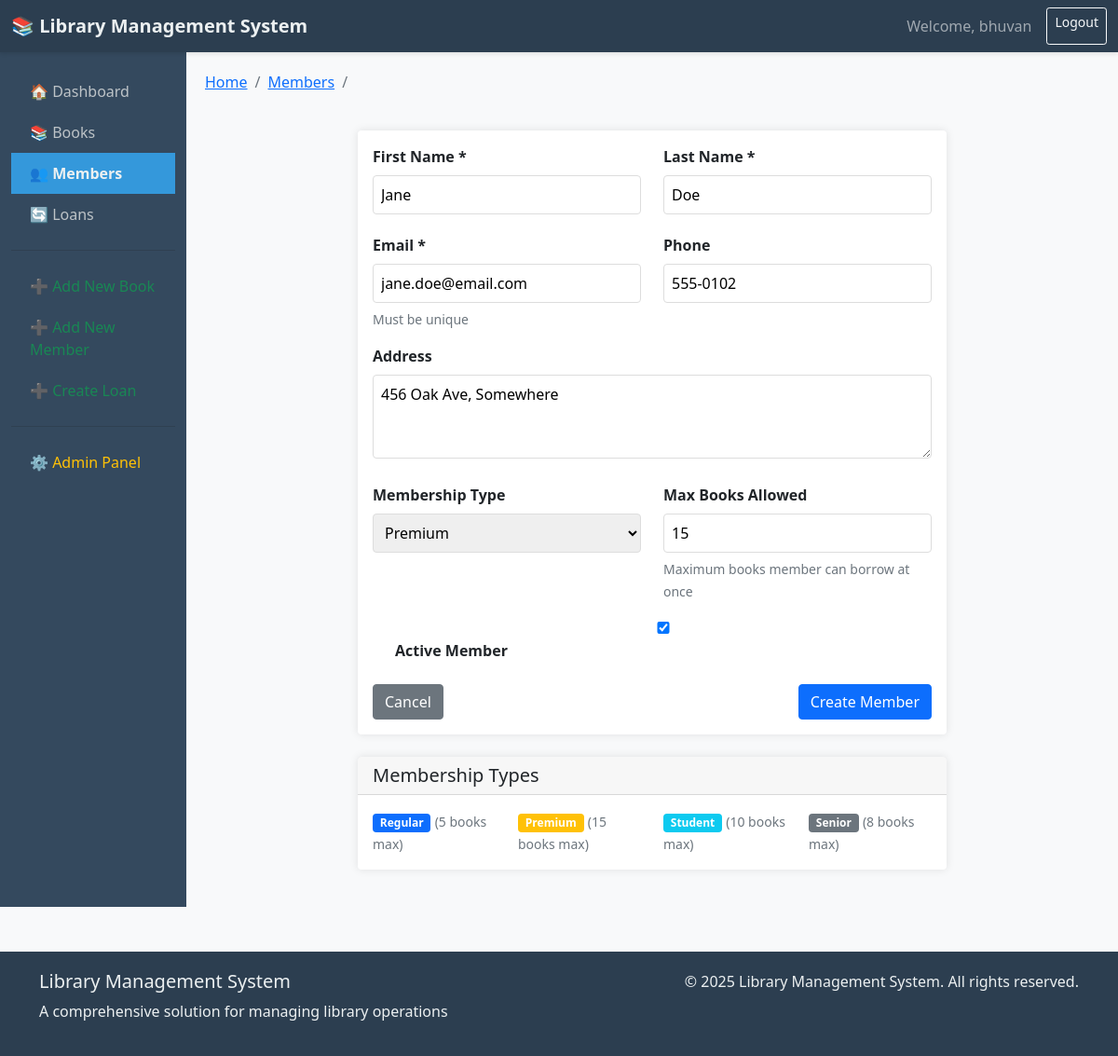
/library/members/2/edit/ (signed in), run on the app's committed database.
### library/models.py (models this page shows, shortened)
class Member(models.Model):
    MEMBERSHIP_CHOICES = [
        ('REG', 'Regular'),
        ('PRE', 'Premium'),
        ('STU', 'Student'),
        ('SEN', 'Senior'),
    ]
    user = models.OneToOneField(User, on_delete=models.CASCADE, null=True, blank=True)
    first_name = models.CharField(max_length=50)
    last_name = models.CharField(max_length=50)
    email = models.EmailField(unique=True)
    phone = models.CharField(max_length=15, blank=True)
    address = models.TextField(blank=True)
    membership_type = models.CharField(max_length=3, choices=MEMBERSHIP_CHOICES, default='REG')
    membership_start_date = models.DateField(auto_now_add=True)
    membership_end_date = models.DateField(blank=True, null=True)
    max_books_allowed = models.PositiveIntegerField(default=5, validators=[MinValueValidator(1), MaxValueValidator(20)])
    current_books_borrowed = models.PositiveIntegerField(default=0, validators=[MinValueValidator(0)])
    is_active = models.BooleanField(default=True)
    class Meta:
        ordering = ['last_name', 'first_name']
        verbose_name = 'Member'
        verbose_name_plural = 'Members'

### library/views.py (the view)
# urls.py: path('members/<int:pk>/edit/', views.member_update, name='member_update'),
@login_required
def member_update(request, pk):
    member = get_object_or_404(Member, pk=pk)
    if request.method == 'POST':
        form = MemberForm(request.POST, instance=member)
        if form.is_valid():
            member = form.save()
            messages.success(request, f'Member "{member.full_name}" updated successfully!')
            return redirect('member_detail', pk=member.pk)
    else:
        form = MemberForm(instance=member)
    context = {'form': form, 'member': member}
    return render(request, 'members/member_form.html', context)

### library/forms.py (shortened to what this page needs)
class MemberForm(forms.ModelForm):
    class Meta:
        model = Member
        fields = ['first_name', 'last_name', 'email', 'phone',
                 'address', 'membership_type', 'max_books_allowed', 'is_active']
        widgets = {
            'address': forms.Textarea(attrs={'rows': 3}),
        }

### templates/members/member_form.html (shortened to what this page needs)
{% extends 'base.html' %}
{% block content %}
<div class="row mb-4">
    <div class="col-12">
        <nav aria-label="breadcrumb">
            <ol class="breadcrumb">
                <li class="breadcrumb-item"><a href="{% url 'home' %}">Home</a></li>
                <li class="breadcrumb-item"><a href="{% url 'member_list' %}">Members</a></li>
                <li class="breadcrumb-item active" aria-current="page">{{ title }}</li>
            </ol>
        </nav>
    </div>
</div>
<div class="row">
    <div class="col-md-8 offset-md-2">
        <div class="card">
            <div class="card-body">
                <form method="post" novalidate>
                    <div class="row mb-3">
                        <div class="col-md-6">
                            <label for="{{ form.first_name.id_for_label }}" class="form-label">First Name *</label>
                            {{ form.first_name }}
                        </div>
                        <div class="col-md-6">
                            <label for="{{ form.last_name.id_for_label }}" class="form-label">Last Name *</label>
                            {{ form.last_name }}
                        </div>
                    </div>
                    <div class="row mb-3">
                        <div class="col-md-6">
                            <label for="{{ form.email.id_for_label }}" class="form-label">Email *</label>
                            {{ form.email }}
                            <small class="text-muted">Must be unique</small>
                        </div>
                        <div class="col-md-6">
                            <label for="{{ form.phone.id_for_label }}" class="form-label">Phone</label>
                            {{ form.phone }}
                        </div>
                    </div>
                    <div class="mb-3">
                        <label for="{{ form.address.id_for_label }}" class="form-label">Address</label>
                        {{ form.address }}
                    </div>
                    <div class="row mb-3">
                        <div class="col-md-6">
                            <label for="{{ form.membership_type.id_for_label }}" class="form-label">Membership Type</label>
                            {{ form.membership_type }}
                        </div>
                        <div class="col-md-6">
                            <label for="{{ form.max_books_allowed.id_for_label }}" class="form-label">Max Books Allowed</label>
                            {{ form.max_books_allowed }}
                            <small class="text-muted">Maximum books member can borrow at once</small>
                        </div>
                    </div>
                    <div class="mb-3 form-check">
                        {{ form.is_active }}
                        <label for="{{ form.is_active.id_for_label }}" class="form-check-label">
                            Active Member
                        </label>
                    </div>
                    <div class="d-flex justify-content-between mt-4">
                        <a href="{% url 'member_list' %}" class="btn btn-secondary">Cancel</a>
                        <button type="submit" class="btn btn-primary">Create Member</button>
                    </div>
                </form>
            </div>
        </div>
        <div class="card mt-4">
            <div class="card-header">
                <h5 class="mb-0">Membership Types</h5>
            </div>
            <div class="card-body">
                <div class="row">
                    <div class="col-md-3">
                        <span class="badge bg-primary">Regular</span>
                        <small class="text-muted">(5 books max)</small>
                    </div>
                    <div class="col-md-3">
                        <span class="badge bg-warning">Premium</span>
                        <small class="text-muted">(15 books max)</small>
                    </div>
                    <div class="col-md-3">
                        <span class="badge bg-info">Student</span>
                        <small class="text-muted">(10 books max)</small>
                    </div>
                    <div class="col-md-3">
                        <span class="badge bg-secondary">Senior</span>
                        <small class="text-muted">(8 books max)</small>
                    </div>
                </div>
            </div>
        </div>
    </div>
</div>
{% endblock %}

### templates/base.html (shortened to what this page needs)
<!DOCTYPE html>
<html lang="en">
<head>
    <link href="https://cdn.jsdelivr.net/npm/bootstrap@5.1.3/dist/css/bootstrap.min.css" rel="stylesheet">
</head>
<body>
    <nav class="navbar navbar-expand-lg navbar-dark">
        <div class="container-fluid">
            <a class="navbar-brand" href="{% url 'home' %}">
                📚 Library Management System
            </a>
            {% if user.is_authenticated %}
            <div class="navbar-nav ms-auto">
                <span class="navbar-text me-3">
                    Welcome, {{ user.username }}
                </span>
                <a href="{% url 'logout' %}" class="btn btn-outline-light btn-sm">Logout</a>
            </div>
            {% endif %}
        </div>
    </nav>
    <div class="container-fluid">
        <div class="row">
            <div class="col-md-2 sidebar d-none d-md-block">
                <a href="{% url 'home' %}" class="{% if request.resolver_match.url_name == 'home' %}active{% endif %}">
                    🏠 Dashboard
                </a>
                <a href="{% url 'book_list' %}" class="{% if 'book' in request.resolver_match.url_name %}active{% endif %}">
                    📚 Books
                </a>
                <a href="{% url 'member_list' %}" class="{% if 'member' in request.resolver_match.url_name %}active{% endif %}">
                    👥 Members
                </a>
                <a href="{% url 'loan_list' %}" class="{% if 'loan' in request.resolver_match.url_name %}active{% endif %}">
                    🔄 Loans
                </a>
                {% if user.is_authenticated %}
                <hr>
                <a href="{% url 'book_create' %}" class="text-success">
                    ➕ Add New Book
                </a>
                <a href="{% url 'member_create' %}" class="text-success">
                    ➕ Add New Member
                </a>
                <a href="{% url 'loan_create' %}" class="text-success">
                    ➕ Create Loan
                </a>
                <hr>
                <a href="/admin/" class="text-warning" target="_blank">
                    ⚙️ Admin Panel
                </a>
                {% endif %}
            </div>
            <div class="col-md-10 content">
                {% block content %}
                {% endblock %}
            </div>
        </div>
    </div>
    <footer class="mt-5">
        <div class="container">
            <div class="row">
                <div class="col-md-6">
                    <h5>Library Management System</h5>
                    <p>A comprehensive solution for managing library operations</p>
                </div>
                <div class="col-md-6 text-end">
                    <p>&copy; {% now "Y" %} Library Management System. All rights reserved.</p>
                </div>
            </div>
        </div>
    </footer>
</body>
</html>

### templates/base.html (style rules this page uses)
body { background-color: #f8f9fa; font-family: 'Segoe UI', Tahoma, Geneva, Verdana, sans-serif; }
.navbar { background-color: #2c3e50; box-shadow: 0 2px 4px rgba(0,0,0,.1); }
.navbar-brand { font-weight: bold; color: #ecf0f1 !important; }
.sidebar { background-color: #34495e; min-height: calc(100vh - 56px); padding-top: 20px; }
.sidebar a { color: #bdc3c7; padding: 10px 20px; display: block; text-decoration: none; transition: all 0.3s; }
.sidebar .active { color: #ecf0f1; background-color: #3498db; font-weight: bold; }
.content { padding: 20px; }
.card { border: none; box-shadow: 0 0 10px rgba(0,0,0,.1); margin-bottom: 20px; transition: transform 0.3s; }
footer { background-color: #2c3e50; color: #ecf0f1; padding: 20px 0; margin-top: 40px; }

### templates/members/member_form.html (style rules this page uses)
form input, form select, form textarea { width: 100%; padding: 8px; margin-bottom: 5px; border: 1px solid #ddd; border-radius: 4px; }
form label { font-weight: bold; margin-bottom: 5px; display: block; }
.form-check { margin-top: 15px; }

### data on the page
Member: first_name "Jane", last_name "Doe", email "jane.doe@email.com", phone "555-0102", address "456 Oak Ave, Somewhere", membership_type "Premium", max_books_allowed "15", is_active "☑"

### other printed values
{{ user.username }} "bhuvan"
